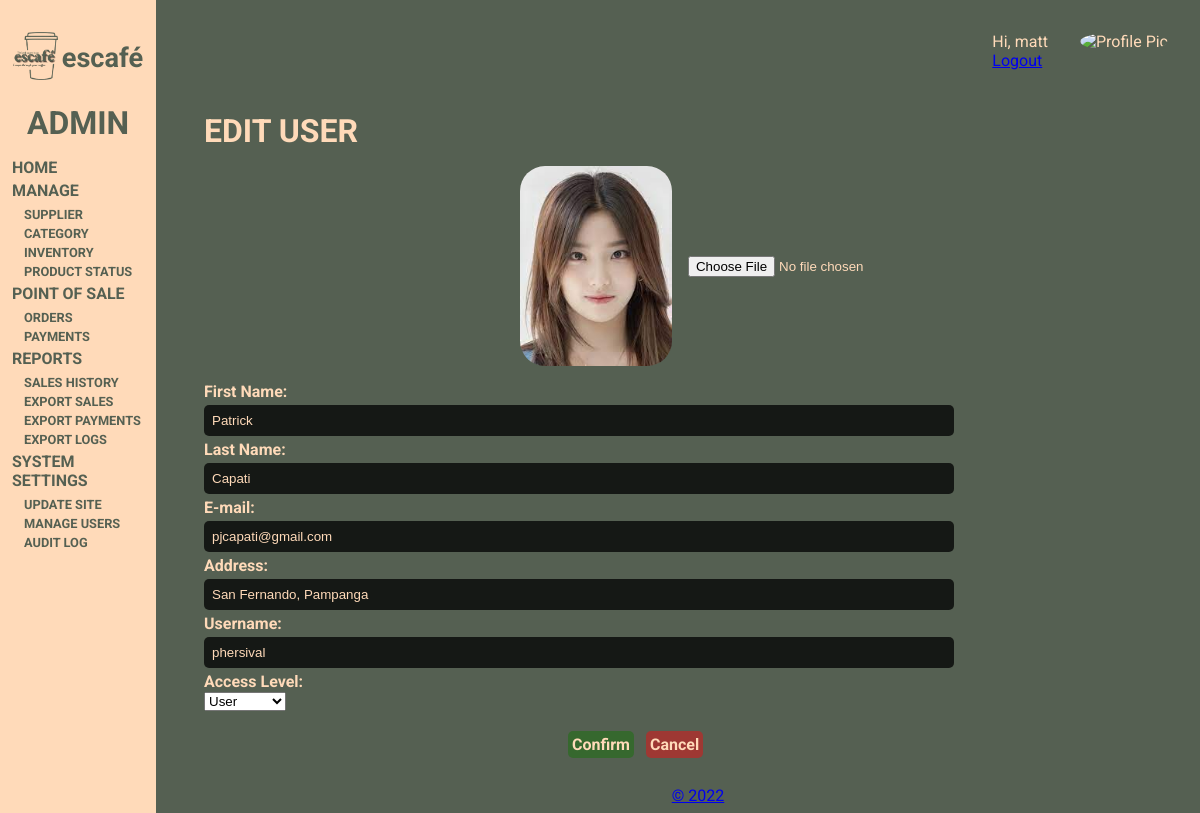
Page /pages/admin-dashboard-edit-user.php?id=1002 (signed in) on the committed database.
### tables this page shows
CREATE TABLE `sitesettings` (
  `siteName` varchar(100) NOT NULL,
  `siteLogo` varchar(255) NOT NULL,
  `balance` double NOT NULL
);

CREATE TABLE `userinfo` (
  `id` int(11) NOT NULL,
  `profilePic` varchar(2048) DEFAULT NULL,
  `firstName` varchar(512) NOT NULL,
  `lastName` varchar(512) NOT NULL,
  `email` varchar(512) NOT NULL,
  `address` varchar(512) NOT NULL,
  `username` varchar(512) NOT NULL,
  `password` varchar(512) NOT NULL,
  `accessLevel` varchar(9) NOT NULL
);

### connect/config.php (called while the page is built, shortened)
<?php
     $pdo = new PDO('mysql:host=localhost;port=3306;dbname=escafe','root','');
     $pdo->setAttribute(PDO::ATTR_DEFAULT_FETCH_MODE, PDO::FETCH_ASSOC);
     $pdo -> setAttribute(PDO::ATTR_ERRMODE, PDO::ERRMODE_EXCEPTION);
     $statement = $pdo -> prepare ("SELECT * FROM sitesettings");
     $statement -> execute([]);
     $site = $statement -> fetch(0);
     $siteName = $site['siteName'];
?>

### connect/session.php (called while the page is built, shortened)
<?php
    if (isset($_SESSION['profilePic'])){
        $pic = $_SESSION['profilePic'];
    } else {
        $_SESSION['profilePic'] = "\images\blank.png";
    }
?>

### pages/admin-dashboard-edit-user.php (the view, shortened to what this page needs)
<?php
    include '../connect/session.php';
    include_once '../connect/config.php';
    $id = $_GET['id'];
    $statement = $pdo -> prepare ("SELECT * FROM userinfo WHERE id = :id ");
    $statement ->bindValue(':id',$id);
    $statement -> execute();
    $user = $statement -> fetchAll(PDO::FETCH_ASSOC);
?>
<!DOCTYPE html>
<html lang="en">
<head>
    <link rel="stylesheet" href="../css/dashboard.css">
</head>
<body>
    <?php include 'admin-header.php'; ?>
    <main>
        <div class="main-wrapper">
            <div class="user">
                <div class="user-text">
                    <p>Hi, <?php echo $_SESSION['username']?></p>
                    <a href="../connect/logout.php">Logout</a>
                </div>
                <div class="user-image">
                    <img src='<?php
                                    if($pic != null)
                                        echo '../connect/'.$pic;
                                    else
                                        echo '../img/users/blank.png';
                              ?>' alt="Profile Pic">
                </div>
            </div>
            <div class="dashboard-sub">
                <h1>EDIT USER</h1>
                <form action="../connect/admin-editUser.php?id=<?php echo $id?>" method="POST" enctype="multipart/form-data">
                    <div class="inv-pic">
                        <div class="inv-content">
                            <img src='<?php
                                    if($user[0]['profilePic'] != null)
                                        echo '../connect/'.$user[0]['profilePic'];
                                    else
                                        echo '../img/users/blank.png';
                              ?>' alt="user pic">
                            <input type="file" name="profilePic" id="profilePic">
                        </div>
                    </div>
                    <label for="firstName">First Name:</label> <br>
                    <input type="text" name="firstName" id="firstName" value ="<?php echo $user[0]['firstName']; ?>" required> <br>
                    <label for="lastName">Last Name:</label> <br>
                    <input type="text" name="lastName" id="lastName" value ="<?php echo $user[0]['lastName']; ?>" required> <br>
                    <label for="email">E-mail:</label> <br>
                    <input type="text" name="email" id="email" value ="<?php echo $user[0]['email']; ?>" required> <br>
                    <label for="address">Address:</label> <br>
                    <input type="text" name="address" id="address" value ="<?php echo $user[0]['address']; ?>" required> <br>
                    <label for="username">Username:</label> <br>
                    <input type="text" name="username" id="username" value ="<?php echo $user[0]['username']; ?>" required> <br>
                    <label for="accessLevel">Access Level:</label> <br>
                    <select name="accessLevel" id="accessLevel">
                        <option value="user">User</option>
                    </select> <br>
                    <div class="action-buttons">
                        <input type="submit" value="Confirm" class="view-btn btn">
                        <a href="admin-dashboard-user-manage.php" class="delete-btn btn">Cancel</a>
                    </div>
                </form>
            </div>
        </div>
    </main>
    <?php include './footer.php'; ?>
</body>
</html>

### pages/admin-header.php
<header>
        <div class="logo-name">
            <div class="logo-head"><img src="../img/dashboard/logo-green-trim.png" alt="logo"></div>
            <div class="name-head"><p><?php echo $siteName ?><p><p></div>
        </div>
        <h1>ADMIN</h1>
        <nav>
            <ul>
                <h2><a href="./admin-dashboard.php">HOME</a></h2>
                <li>
                    <h2>MANAGE</h2>
                    <ul>
                        <?php if ($_SESSION['access'] === "admin"): ?>
                            <li><a href="./admin-dashboard-inv-supplier.php">SUPPLIER</a></li>
                            <li><a href="./admin-dashboard-inv-category.php">CATEGORY</a></li>
                        <?php endif; ?>
                        <li><a href="./admin-dashboard-inv-manage.php">INVENTORY</a></li>
                        <li><a href="./admin-dashboard-prod-status.php">PRODUCT STATUS</a></li>
                    </ul>
                </li>
                <li>
                    <h2>POINT OF SALE</h2>
                    <ul>
                        <?php if ($_SESSION['access'] === "admin"): ?>
                            <li> <a href="./admin-dashboard-order-status.php">ORDERS</a></li>
                        <?php endif; ?>
                        <li> <a href="./admin-dashboard-payments.php">PAYMENTS</a></li>
                    </ul>
                </li>
                <?php if ($_SESSION['access'] === "admin"): ?>
                <li>
                    <h2>REPORTS</h2>
                    <ul>
                        <li> <a href="./admin-dashboard-sales-history.php">SALES HISTORY</a></li>
                        <li> <a href="../connect/exportSales.php">EXPORT SALES</a></li>
                        <li> <a href="../connect/exportPayments.php">EXPORT PAYMENTS</a></li>
                        <li> <a href="../connect/exportAuditTrail.php">EXPORT LOGS</a></li>
                    </ul>
                </li>
                <li>
                    <h2>SYSTEM SETTINGS</h2>
                    <ul>
                        <li> <a href="./admin-dashboard-update-site.php">UPDATE SITE</a></li>
                        <li> <a href="./admin-dashboard-user-manage.php">MANAGE USERS</a></li>
                        <li> <a href="./admin-dashboard-audit-log.php">AUDIT LOG</a></li>
                    </ul>
                </li>
                <?php endif; ?>
            </ul>
        </nav>
    </header>

### css/dashboard.css (style rules this page uses)
:root { --main-color: #556052; --text-color: #FFDAB9; --dark-box: rgba(0,0,0,0.25); --link-dark-box: rgba(0,0,0,0.75); }
* { padding: 0; margin: 0; }
body { background-color: var(--main-color); font-family: 'Roboto', sans-serif; }
header { background: rgb(255,218,185); height: 100%; color: var(--main-color); position: fixed; text-decoration: none; display:inline-block; min-width: 13vw; max-width: 13vw; padding-bottom: 20%; }
header .logo-name { display: flex; padding: 2rem .75rem 1.25rem .75rem; justify-content: center; }
header .logo-name .logo-head img { height: 3rem; margin-right: .25rem; }
header .logo-name .name-head { align-self: center; font-size: 1.7rem; font-weight: bold; }
header h1 { text-align: center; margin-bottom: 1rem; }
nav ul { list-style-type: none; }
nav ul li h2, nav ul h2 { margin: .25rem .75rem; font-size: 1rem; }
nav ul li ul { list-style-type: none; }
nav ul li ul li { text-indent: 1rem; margin: 0 .5rem; }
nav ul li ul li a, nav ul h2 a { color:var(--main-color); font-weight: bold; text-decoration: none; font-size: .80rem; }
nav ul h2 a { font-size: 1rem; text-align: center; margin-bottom: 1rem; }
main { color: var(--text-color); display: inline-block; margin-left: 17vw; }
main .main-wrapper { display:block; width: 100%; }
main .main-wrapper .user { position: absolute; top: 2rem; right: 2rem; display: flex; }
main .main-wrapper .user .user-text { align-self: center; }
main .main-wrapper .user .user-image img { height: 50px; width: 50px; border-radius: 50%; margin-left: 2rem; }
main .main-wrapper .dashboard-sub h1 { margin-top: 7rem; }
main .main-wrapper .dashboard-sub form .inv-pic { margin-left: 25vw; margin-right: 15vw; }
main .main-wrapper .dashboard-sub form .inv-pic .inv-content { display: flex; }
main .main-wrapper .dashboard-sub form .inv-pic .inv-content img { height: 200px; margin: 1rem; border-radius: 25px; }
main .main-wrapper .dashboard-sub form .inv-pic .inv-content input[type=file] { align-self: center; }
main .main-wrapper .dashboard-sub form label { font-family: 'Roboto', sans-serif; font-weight: bold; }
main .main-wrapper .dashboard-sub form input[type=text], main .main-wrapper .dashboard-sub form input[type=number], main .main-wrapper .dashboard-sub form input[type=date], main .main-wrapper .dashboard-sub form input[type=select], main .main-wrapper .dashboard-sub form textarea, main .main-wrapper .dashboard-sub form option { color: var(--text-color); background-color: var(--link-dark-box); border: none; border-radius: 5px; padding: .5rem .5rem; margin: .25rem 0; width: 80%; }
.btn { font-family: 'Roboto', sans-serif; font-size: 1rem; font-weight: bold; text-decoration: none; color:var(--text-color); border-radius: 5px; padding: .25rem .25rem; margin: .25rem .25rem; border: none; }
.delete-btn { background-color: rgba(192, 38, 38, 0.69); }
.view-btn { background-color: rgba(42, 108, 32, 0.7); }
.action-buttons { margin: 1rem 30vw; }

### rows in the picture
sitesettings: siteName "escafé"
userinfo: profilePic (picture), firstName "Patrick", lastName "Capati", email "pjcapati@gmail.com", address "San Fernando, Pampanga", username "phersival"

### other values in the picture
$_SESSION['username'] "matt"
